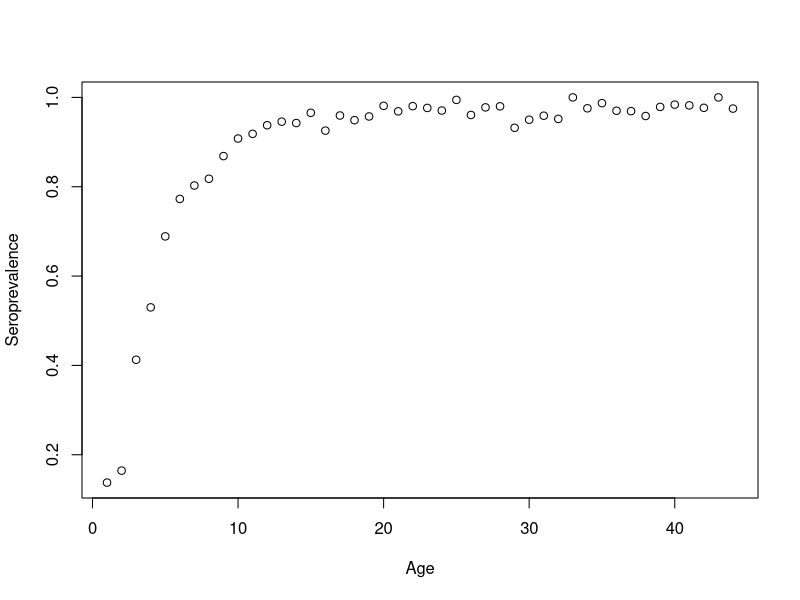
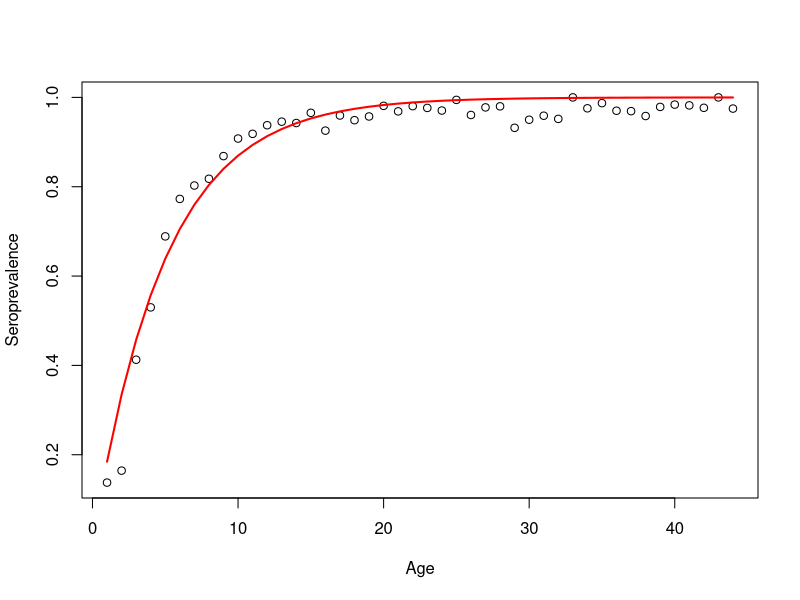
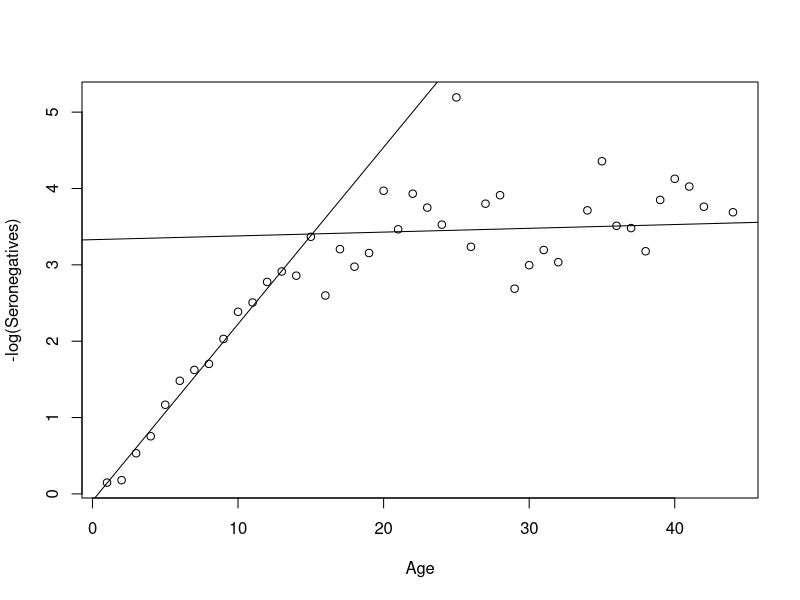
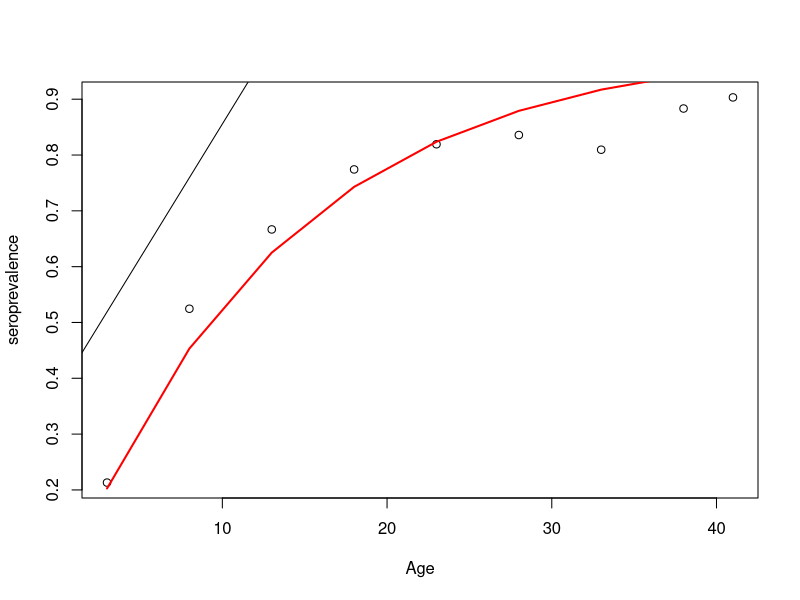

The R source for these figures, in order: (Note: this script raises an error after producing the figures.)
#' If needed, set working directory:
# setwd("~")  ### YOU NEED YOU CHANGE TO YOUR OWN WORKING DIRECTORY

#' Read in mumps sero- data
#+
mumps <- read.csv("data/Seroprofilemumps.csv",header=T)
summary(mumps)

#' Create new variables in the dataframe mumps
#+
mumps$seroprevalence <- mumps$Seropositive/(mumps$Seropositive + mumps$Seronegative)
summary(mumps)

#' plot proportion of (ever) infected (i.e., seroprevalence) as function of age
#+
plot(mumps$Age, mumps$seroprevalence, xlab='Age', ylab='Seroprevalence')

#' fit the catalytic model to the seroprevalence data
#+
model <- nls(seroprevalence ~ 1 - exp(-lambda * Age), data = mumps, start = list(lambda = 0.40), trace = T)

#' to see the fit results 
#+
summary(model)

#' The average age to infection (A) ≈ 1/lambda = `r 1/0.204`
#' Why measles and mumps are called childhood diseases(?)

#' plot data against predicted model
#+
plot(mumps$Age, mumps$seroprevalence, xlab='Age', ylab='Seroprevalence')
lines(mumps$Age, 1-exp(-mumps$Age * summary(model)$coefficients[1]), 
      lwd=2, col="red")

#' The prediction from the model fits the data pretty closely.

#' Fitting age-dependent force of infections
#' explore whether the data show age-dependency in the force of infection (plot -log(sa))

#+
plot(mumps$Age, -log(1-mumps$seroprevalence), 
     xlab='Age', ylab='-log(Seronegatives)')

#' fit a linear model to the -log(Seronegatives) to estimate the two forces of infection
#+
fit <- lm(-log(1 - mumps$seroprevalence[1:15]) ~ mumps$Age[1:15])
abline(fit)

fit2 <- lm(-log(1 - mumps$seroprevalence[16:32]) ~ mumps$Age[16:32])
abline(fit2)

#' Note: I am using until de data point 32 to avoid log(0), some data points after 32 have 100 % seropositivity
#' 
#' ## Estimate the basic R-nought from seroprevalence data and model
#' 
#' R-nought = 1 + FOI(lambda) / mortality rate(mu)
#' For an assumed life-expectancy of 75 years:
#+
summary(model)
rnought_mumps = 1 + summary(model)$coefficients[1]/(1/75)

#' ## Rubella Data
#' 
#+
rubella <- read.csv("data/RubellaBangladesh.csv")
summary(rubella)
rubella

rubella$seroprevalence <- (rubella$Number.tested - rubella$Number.negative)/rubella$Number.tested
rubella

plot(seroprevalence ~ Age, data = rubella)

rub_model <- nls(seroprevalence ~ 1 - exp(-lambda * Age), data = rubella, start = list(lambda = 0.40), trace = T)
summary(rub_model)

lines(rubella$Age, 1 - exp(-rubella$Age * summary(rub_model)$coefficients[1]), 
      lwd=2, col="red")

#' Fewer observations, so the prediction from the model doesn't fit the obesrved values as well as they did for the mumps data
#' 
#' #### Estimate basic reproduction number
#' Assuming life expectancy of 68 years:
#' 
#+
rnought_rubella = 1 + summary(rub_model)$coefficients[1]/(1/68)

#' #### Is force of infection age dependent?
#'
#+
fit1 <- lm(-log(1 - seroprevalence[1:15]) ~ Age[1:15], data = rubella)
abline(fit1)

fit2 <- lm(-log(1 - seroprevalence[16:32]) ~ Age[16:32], data = rubella)
abline(fit2)
